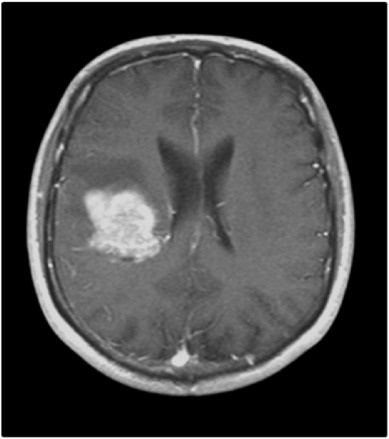
#> input picture models/test.png, 389 x 439 px; its folder holds only this picture in this run
$ python -i extractor.py   (imports and definitions only)
#> lines starting #> are read from the running program, lines starting #| are printed output that depends on the picture; after the words box and inside, x2 and y2 are one past the last pixel; in counts of white or black regions, pixels touching at a corner belong together
#> further down, picture is the input picture: shape (439, 389, 3); min 0, max 255, mean 67.3
import os
import cv2
import imutils
from tqdm import tqdm
import matplotlib.pyplot as plt


# [19 lines left out: functions clear_screen, make_folder, not called in this run]


def extract_contour(image, plot=False):
    """ Finds the extreme points on the image and crops the rectangular out of them
    """
#> called with plot = False

    # Convert the image to grayscale
    gray = cv2.cvtColor(image, cv2.COLOR_BGR2GRAY)

    # Blur it slightly to reduce the noise and smooth the edges.
    gray_blured = cv2.GaussianBlur(gray, (3, 3), 0)
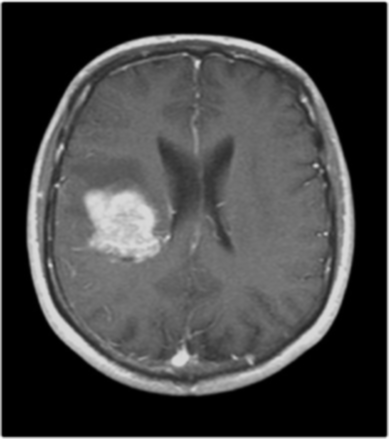
#> gray_blured: shape (439, 389); min 0, max 254, mean 67.2

    # Apply binary threshold
    thresh = cv2.threshold(gray_blured, 45, 255, cv2.THRESH_BINARY)[1]
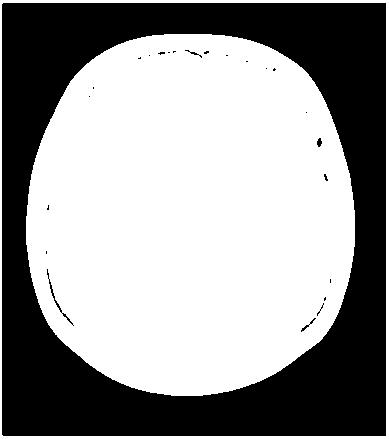
#> thresh: shape (439, 389); 59.5% white; 24 black regions (19 under 20 px), largest, box (x1, y1, x2, y2) and area: (2, 3, 386, 436) 68920, (47, 269, 74, 326) 103, (301, 318, 316, 332) 35, (317, 138, 322, 147) 32, (185, 50, 202, 58) 27

    # Perform a series of erosion
    thresh = cv2.erode(thresh, None, iterations=2)
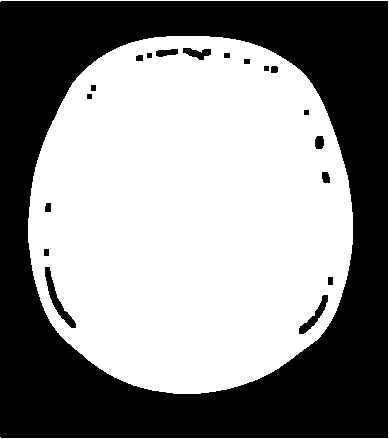
#> thresh: shape (439, 389); 55.1% white; 19 black regions, largest, box (x1, y1, x2, y2) and area: (0, 1, 388, 438) 74952, (45, 267, 76, 328) 455, (299, 295, 328, 334) 311

    # Dilate images to remove any small regions of noise
    thresh = cv2.dilate(thresh, None, iterations=2)
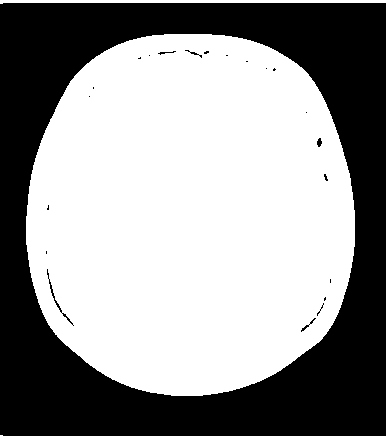
#> thresh: shape (439, 389); 59% white; 22 black regions (16 under 20 px)

    # Find contours in threshold image
    contours = cv2.findContours(thresh.copy(), cv2.RETR_EXTERNAL, cv2.CHAIN_APPROX_SIMPLE)
#> contours = 2 contours; box (x1, y1, x2, y2) and area: (26, 34, 355, 396) 96837, (0, 0, 389, 439) 2426

    # Grab contours
    contours = imutils.grab_contours(contours)

    # Grab the largest one
    c = max(contours, key=cv2.contourArea)
#> c = contour of 495 points, box (x1, y1, x2, y2) (26, 34, 355, 396), area 96837

    # Find the extreme points
    extLeft = tuple(c[c[:, :, 0].argmin()][0])
#> extLeft = (26, 216)
    extRight = tuple(c[c[:, :, 0].argmax()][0])
#> extRight = (354, 246)
    extTop = tuple(c[c[:, :, 1].argmin()][0])
#> extTop = (164, 34)
    extBot = tuple(c[c[:, :, 1].argmax()][0])
#> extBot = (171, 395)

    ADD_PIXELS = 0
    new_image = image[extTop[1] - ADD_PIXELS:extBot[1] + ADD_PIXELS,
                extLeft[0] - ADD_PIXELS:extRight[0] + ADD_PIXELS].copy()
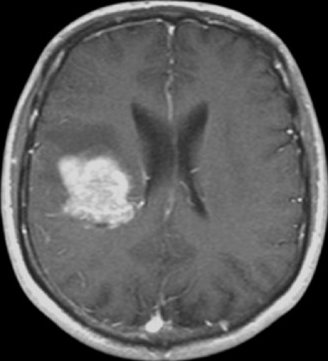
#> new_image: shape (361, 328, 3); min 0, max 222, mean 91

    # Plot
    if plot:
        plt.figure(figsize=(15, 6))
        plt.subplot(1, 2, 1)
        plt.imshow(image)
        plt.tick_params(axis='both', which='both', top=False, bottom=False, left=False, right=False, labelbottom=False,
                        labeltop=False, labelleft=False, labelright=False)
        plt.title('Original Image')
        plt.subplot(1, 2, 2)
        plt.imshow(new_image)
        plt.tick_params(axis='both', which='both', top=False, bottom=False, left=False, right=False, labelbottom=False,
                        labeltop=False, labelleft=False, labelright=False)
        plt.title('Cropped Image')
        plt.show()

    return new_image


# [51 lines left out: functions crop_images, process, not called in this run]

>>> import cv2
>>> picture = cv2.imread('../models/test.png')
>>> result = extract_contour(picture)
